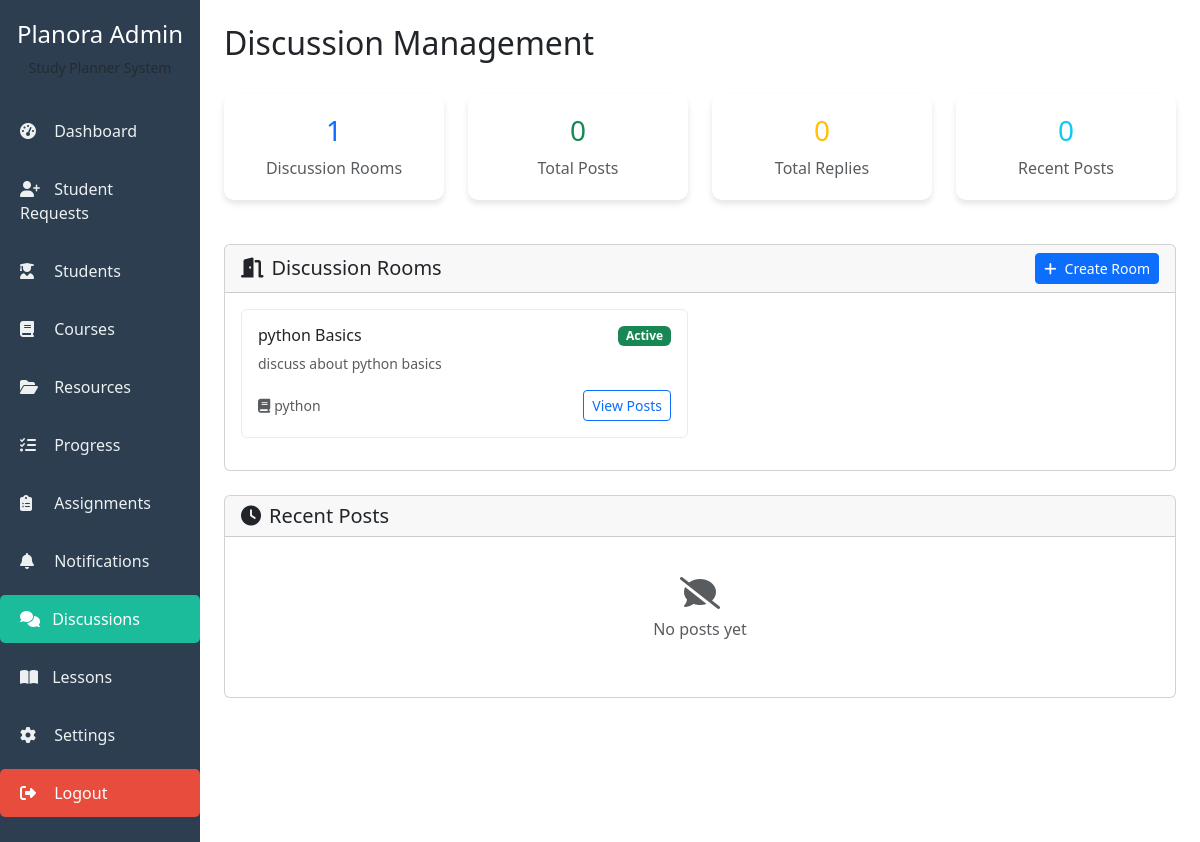
The page /admin_discussions/ (signed in) on the database its author committed.
### core/models.py (models this page shows, shortened)
class DiscussionRoom(models.Model):
    course = models.ForeignKey(Course, on_delete=models.CASCADE)
    title = models.CharField(max_length=200)
    description = models.TextField()
    created_by = models.ForeignKey(User, on_delete=models.CASCADE)
    created_at = models.DateTimeField(auto_now_add=True)
    is_active = models.BooleanField(default=True)
    is_pinned = models.BooleanField(default=False)

class Course(models.Model):
    name = models.CharField(max_length=100)
    description = models.TextField(blank=True, null=True)

### core/views.py (the view)
# urls.py: path('admin_discussions/', views.admin_discussions, name='admin_discussions'),
@login_required
def admin_discussions(request):
    if not request.user.is_staff and not request.user.is_superuser:
        messages.error(request, "Access denied!")
        return redirect('home')
    discussion_rooms = DiscussionRoom.objects.all().select_related('course')
    total_posts = DiscussionPost.objects.count()
    total_replies = DiscussionReply.objects.count()
    recent_posts = DiscussionPost.objects.select_related('author__user', 'room__course').order_by('-created_at')[:10]
    context = {
        'discussion_rooms': discussion_rooms,
        'total_posts': total_posts,
        'total_replies': total_replies,
        'recent_posts': recent_posts,
    }
    return render(request, 'admin_panel/discussions.html', context)

### core/templates/admin_panel/discussions.html (shortened to what this page needs)
{% extends 'admin_panel/base_admin.html' %}
{% load static %}
{% block page_title %}Discussion Management{% endblock %}
{% block content %}
<div class="row mb-4">
    <div class="col-md-3">
        <div class="stat-card text-center">
            <h3 class="text-primary">{{ discussion_rooms.count }}</h3>
            <p class="text-muted mb-0">Discussion Rooms</p>
        </div>
    </div>
    <div class="col-md-3">
        <div class="stat-card text-center">
            <h3 class="text-success">{{ total_posts }}</h3>
            <p class="text-muted mb-0">Total Posts</p>
        </div>
    </div>
    <div class="col-md-3">
        <div class="stat-card text-center">
            <h3 class="text-warning">{{ total_replies }}</h3>
            <p class="text-muted mb-0">Total Replies</p>
        </div>
    </div>
    <div class="col-md-3">
        <div class="stat-card text-center">
            <h3 class="text-info">{{ recent_posts.count }}</h3>
            <p class="text-muted mb-0">Recent Posts</p>
        </div>
    </div>
</div>
<div class="row">
    <div class="col-12">
        <div class="card">
            <div class="card-header d-flex justify-content-between align-items-center">
                <h5 class="card-title mb-0"><i class="fas fa-door-open me-2"></i>Discussion Rooms</h5>
                <a href="{% url 'create_discussion_room' %}" class="btn btn-primary btn-sm">
                    <i class="fas fa-plus me-2"></i>Create Room
                </a>
            </div>
            <div class="card-body">
                <div class="row">
                    {% for room in discussion_rooms %}
                    <div class="col-md-6 mb-3">
                        <div class="card discussion-room-card h-100">
                            <div class="card-body">
                                <div class="d-flex justify-content-between align-items-start">
                                    <h6 class="card-title">{{ room.title }}</h6>
                                    <span class="badge {% if room.is_active %}bg-success{% else %}bg-secondary{% endif %}">
                                        {% if room.is_active %}Active{% else %}Inactive{% endif %}
                                    </span>
                                </div>
                                <p class="card-text text-muted small">{{ room.description }}</p>
                                <div class="d-flex justify-content-between align-items-center">
                                    <small class="text-muted">
                                        <i class="fas fa-book me-1"></i>{{ room.course.name }}
                                    </small>
                                    <div>
                                        <a href="{% url 'admin_discussion_posts' room.id %}" class="btn btn-sm btn-outline-primary">
                                            View Posts
                                        </a>
                                    </div>
                                </div>
                            </div>
                        </div>
                    </div>
                    {% endfor %}
                </div>
            </div>
        </div>
    </div>
</div>
<div class="row mt-4">
    <div class="col-12">
        <div class="card">
            <div class="card-header">
                <h5 class="card-title mb-0"><i class="fas fa-clock me-2"></i>Recent Posts</h5>
            </div>
            <div class="card-body">
                {% if recent_posts %}
                <div class="table-responsive">
                    <table class="table table-hover">
                        <thead>
                            <tr>
                                <th>Title</th>
                                <th>Author</th>
                                <th>Room</th>
                                <th>Type</th>
                                <th>Date</th>
                                <th>Actions</th>
                            </tr>
                        </thead>
                        <tbody>
                            {% for post in recent_posts %}
                            <tr>
                                <td>{{ post.title|truncatewords:5 }}</td>
                                <td>{{ post.author.user.username }}</td>
                                <td>{{ post.room.title }}</td>
                                <td>
                                    <span class="badge
                                        {% if post.post_type == 'question' %}bg-primary
                                        {% elif post.post_type == 'discussion' %}bg-success
                                        {% elif post.post_type == 'announcement' %}bg-danger
                                        {% else %}bg-warning{% endif %}">
                                        {{ post.get_post_type_display }}
                                    </span>
                                </td>
                                <td>{{ post.created_at|date:"M d, Y" }}</td>
                                <td>
                                    <form method="POST" action="{% url 'delete_discussion_post' post.id %}" class="d-inline">
                                        {% csrf_token %}
                                        <button type="submit" class="btn btn-sm btn-danger" onclick="return confirm('Are you sure you want to delete this post?')">
                                            <i class="fas fa-trash"></i>
                                        </button>
                                    </form>
                                </td>
                            </tr>
                            {% endfor %}
                        </tbody>
                    </table>
                </div>
                {% else %}
                <div class="text-center text-muted py-4">
                    <i class="fas fa-comment-slash fa-2x mb-2"></i>
                    <p>No posts yet</p>
                </div>
                {% endif %}
            </div>
        </div>
    </div>
</div>
{% endblock %}

### core/templates/admin_panel/base_admin.html (style rules this page uses)
.stat-card { background: white; padding: 20px; border-radius: 8px; box-shadow: 0 2px 4px rgba(0,0,0,0.1); border-left: 4px solid #ccc; margin-bottom: 20px; }
.stat-card { background: white; border-radius: 10px; padding: 20px; box-shadow: 0 4px 6px rgba(0,0,0,0.1); border: none; transition: transform 0.2s; }
.discussion-room-card { transition: transform 0.2s; border: 1px solid #e9ecef; }

### rows shown on the page
DiscussionRoom: title "python Basics", is_active "Active", description "discuss about python basics", course.name "python"

### other values the page prints
{{ discussion_rooms.count }} "1"
{{ total_posts }} "0"
{{ total_replies }} "0"
{{ recent_posts.count }} "0"
